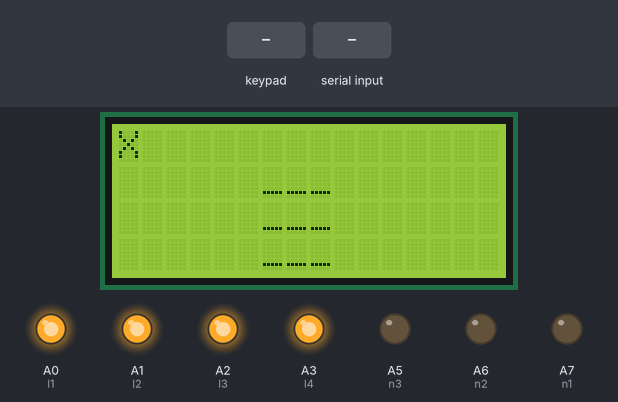
A sketch run on a simulated Arduino Mega 2560, built with avr-gcc and run on an emulated ATmega2560. Shown: 16×4 character LCD, output pins drawn as LEDs (lit = HIGH). The test bench sets the inputs (shaded band). What the sketch prints to the serial monitor is not drawn.

Above: at 1.2 s.
1.3 s: key '1' pressed
At 2.3 s:
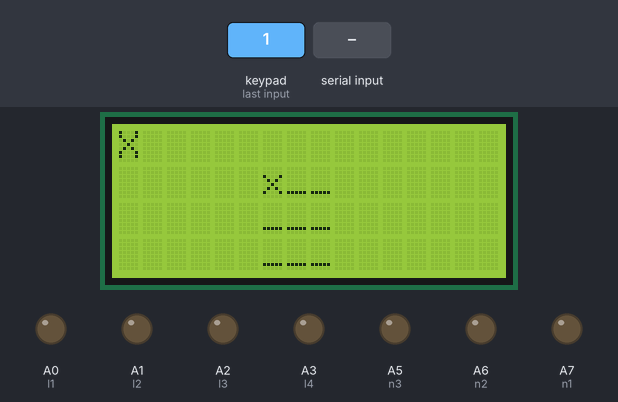
2.8 s: "e" received over Serial
At 4.0 s:
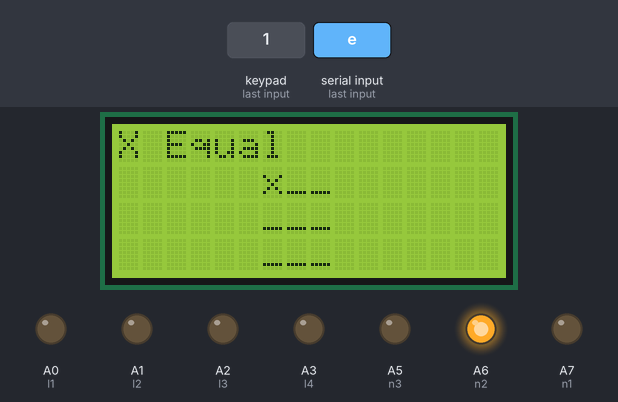
4.3 s: "x" received over Serial
At 5.4 s:
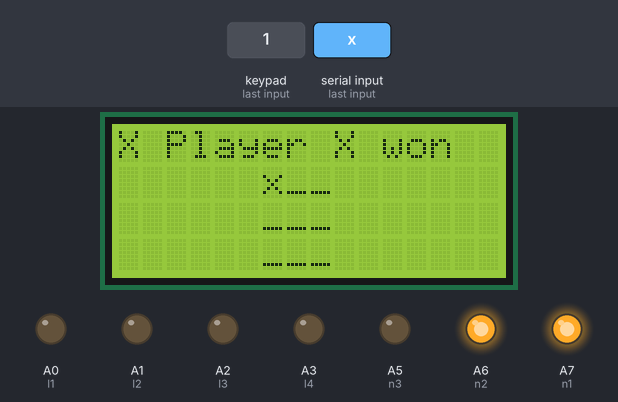
5.8 s: "o" received over Serial
At 6.5 s:
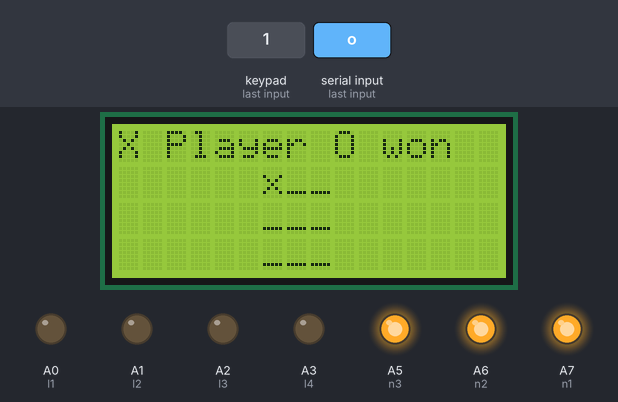
7.3 s: "2" received over Serial
At 7.8 s:
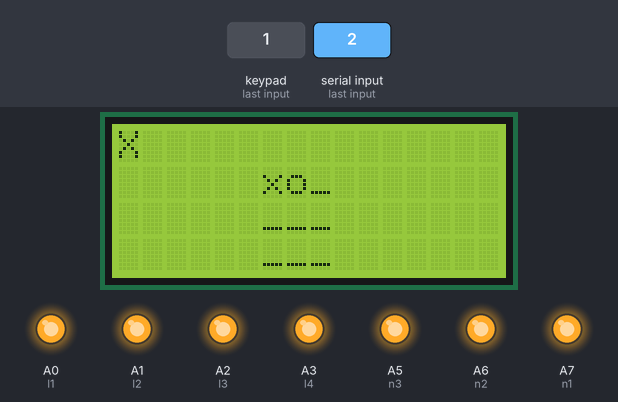
8.8 s: keypad keys 2 5 pressed 0.4 s apart
At 10.4 s:
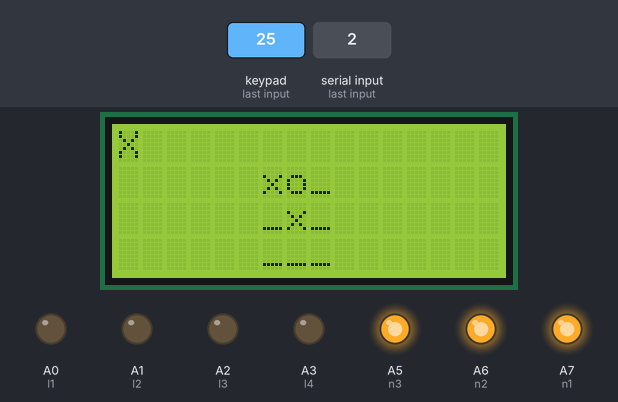
Timing chart, 0 to 11.9 s (numbered marks = the images above; inputs shaded):
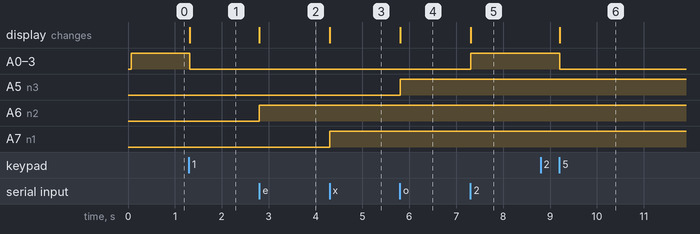

Measured:
- after the input at 1.3 s, A0 (l1), A1 (l2), A2 (l3), A3 (l4): HIGH → LOW at once; the display: changes at once (image 1)
- after the input at 2.8 s, A6 (n2): LOW → HIGH at once; the display: changes at once (image 2)
- after the input at 4.3 s, A7 (n1): LOW → HIGH at once; the display: changes at once (image 3)
- after the input at 5.8 s, A5 (n3): LOW → HIGH at once; the display: changes at once (image 4)
- after the input at 7.3 s, A0 (l1), A1 (l2), A2 (l3), A3 (l4): LOW → HIGH at once; the display: changes at once (image 5)
- after the input at 8.8 s, A0 (l1), A1 (l2), A2 (l3), A3 (l4): HIGH → LOW after 0.41 s; the display: changes after 0.41 s (image 6)

The sketch:

x_pro.ino
```cpp
#include <LiquidCrystal.h>
#include <Keypad.h>


#define l1 A0
#define l2 A1
#define l3 A2
#define l4 A3

#define n1 A7  //green
#define n2 A6  //white
#define n3 A5  //orange


const int rs = 13, en = 8, d4 = 12, d5 = 11, d6 = 10, d7 = 9;
LiquidCrystal lcd(rs, en, d4, d5, d6, d7);


const byte ROWS = 4; //four rows
const byte COLS = 3; //three columns
char keys[ROWS][COLS] = {
  {'1','2','3'},
  {'4','5','6'},
  {'7','8','9'},
  {'*','0','#'}
};
byte rowPins[ROWS] = {A12, A11, A10, A9}; //connect to the row pinouts of the keypad
byte colPins[COLS] = {A13, A14, A15}; //connect to the column pinouts of the keypad
Keypad keypad = Keypad( makeKeymap(keys), rowPins, colPins, ROWS, COLS );
char matrix[9];
boolean flag=true;
void setup() {

  Serial.begin(9600);
  pinMode(l1, OUTPUT);
  pinMode(l2, OUTPUT);
  pinMode(l3, OUTPUT);
  pinMode(l4, OUTPUT);
  pinMode(n1, OUTPUT);
  pinMode(n2, OUTPUT);
  pinMode(n3, OUTPUT);

  lcd.begin(16, 4);
  lcd.clear();
  for(int i=0;i<9;i++){
    matrix[i]='_';
    }
  printMatrix();

}

void loop() {

    if(Serial.available()){
        char c = Serial.read();
        if(c=='e'){
           flag=false;
           print_win(0);
        }else if(c=='x'){
           flag=false;
           print_win(1);
        }else if(c=='o'){
           flag=false;
           print_win(2);
        }else{
           flag=true;
           int indexOfHome=index(c);
           if(matrix[indexOfHome - 1]=='_'){
              matrix[indexOfHome - 1]= 'o';
              printMatrix();
           }

        }

      }

    if(flag==true){


        char key = keypad.getKey();
            if (key){

              boolean checkNumber=checkIsNumber(key);
              if(checkNumber){

                  int indexOfMatrix=index(key);
                  if(matrix[indexOfMatrix - 1]=='_'){
                      matrix[indexOfMatrix - 1]= 'x';
                      printMatrix();
                      flag=false;
                      char win =  checkWin();
                      Serial.write(key);
                      if(win=='n'){
                          //Serial.write(key);
                        }else if(win=='e'){
                            Serial.write('e');
                            print_win(0);
                          }else if(win=='x'){
                              Serial.write('x');
                              print_win(1);
                            }else if(win=='o'){
                                Serial.write('o');
                                print_win(2);
                              }


                    }


               }

          }
    }


    if(flag==true){
      digitalWrite(l1, HIGH);
      digitalWrite(l2, HIGH);
      digitalWrite(l3, HIGH);
      digitalWrite(l4, HIGH);
      }else if(flag==false){

        digitalWrite(l1, LOW);
        digitalWrite(l2, LOW);
        digitalWrite(l3, LOW);
        digitalWrite(l4, LOW);
        }
  }


void print_win(int gamer)
{


  if(gamer==1){
    lcd.setCursor(2 , 0);
    lcd.print("Player X won");
    digitalWrite(n1, HIGH);
    }else if(gamer==2){
    lcd.setCursor(2 , 0);
    lcd.print("Player O won");
    digitalWrite(n3, HIGH);
    }else if(gamer==0){

      lcd.setCursor(2 , 0);
      lcd.print("Equal");
     digitalWrite(n2, HIGH);
      }


}

char  checkWin(){
  char whichWin='n';
  boolean check_win=false;
  if(matrix[0]==matrix[1] && matrix[0]==matrix[2] && matrix[0]!='_'){
    whichWin=matrix[0];
    check_win=true;

    }
  if(matrix[3]==matrix[4] && matrix[3]==matrix[5] && matrix[3]!='_'){
    whichWin=matrix[3];
    check_win=true;

    }

   if(matrix[6]==matrix[7] && matrix[6]==matrix[8] && matrix[6]!='_'){
    whichWin=matrix[6];
    check_win=true;

    }

    if(matrix[0]==matrix[3] && matrix[0]==matrix[6] && matrix[0]!='_'){
    whichWin=matrix[0];
    check_win=true;

    }
    if(matrix[1]==matrix[4] && matrix[1]==matrix[7] && matrix[1]!='_'){
    whichWin=matrix[1];
    check_win=true;

    }
    if(matrix[2]==matrix[5] && matrix[2]==matrix[8] && matrix[2]!='_'){
    whichWin=matrix[2];
    check_win=true;

    }
    if(matrix[0]==matrix[4] && matrix[0]==matrix[8] && matrix[0]!='_'){
    whichWin=matrix[0];
    check_win=true;

    }

    if(matrix[2]==matrix[4] && matrix[2]==matrix[6] && matrix[2]!='_'){
    whichWin=matrix[2];
    check_win=true;

    }


//check if 2 players dose not win
    if(matrix[0]!='_'  && matrix[1]!='_'  && matrix[2]!='_' && matrix[3]!='_' && matrix[4]!='_' && matrix[5]!='_' && matrix[6]!='_' && matrix[7]!='_' && matrix[8]!='_' && check_win==false){

          whichWin='e';

    }else if(check_win==false){

          whichWin='n';


      }
      //else if(check_win==true){


        //}

  return whichWin;

  }

int index(char key){

  int index=0;
  if(key=='1'){
    index=1;
    }else if(key=='2'){
    index=2;
    }else if(key=='3'){
    index=3;
    }else if(key=='4'){
    index=4;
    }else if(key=='5'){
    index=5;
    }else if(key=='6'){
    index=6;
    }else if(key=='7'){
    index=7;
    }else if(key=='8'){
    index=8;
    }else if(key=='9'){
    index=9;
    }

  return index;
  }


  boolean checkIsNumber(char key){

    return ( (key=='1' ||key=='2' ||key=='3' ||key=='4' ||key=='5' ||key=='6' ||key=='7' ||key=='8'||key=='9' ) );

    }


    void printMatrix()
{

  lcd.clear();
  lcd.setCursor(0 , 0);
  lcd.print("X");
  lcd.setCursor(6 , 1);
  lcd.write(matrix[0]);
  lcd.setCursor(7 , 1);
  lcd.write(matrix[1]);
  lcd.setCursor(8 , 1);
  lcd.write(matrix[2]);
  lcd.setCursor(6 , 2);
  lcd.write(matrix[3]);
  lcd.setCursor(7 , 2);
  lcd.write(matrix[4]);
  lcd.setCursor(8 , 2);
  lcd.write(matrix[5]);
  lcd.setCursor(6 , 3);
  lcd.write(matrix[6]);
  lcd.setCursor(7 , 3);
  lcd.write(matrix[7]);
  lcd.setCursor(8 , 3);
  lcd.write(matrix[8]);


  }
```
